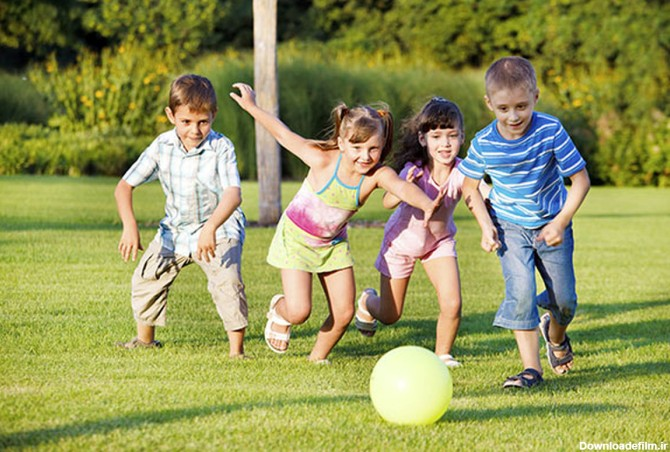
#> input picture photo.jpg, 670 x 452 px
$ python COUNT_human.py
#> lines starting #> are read from the running program, lines starting #| are printed output that depends on the picture
#authors:alireza farmani, alimohammad faghedi heris , yousef haji ali labbaf


import cv2

# Load the pre-trained human detection model
human_cascade = cv2.CascadeClassifier('haarcascade_fullbody.xml')

def count_humans(image_path):
    # Read the image
#> called with image_path = 'photo.jpg'
    image = cv2.imread(image_path)
#> image is the input picture: shape (452, 670, 3); mean B, G, R 90.3, 150, 147.8

    # Convert the image to grayscale
    gray = cv2.cvtColor(image, cv2.COLOR_BGR2GRAY)
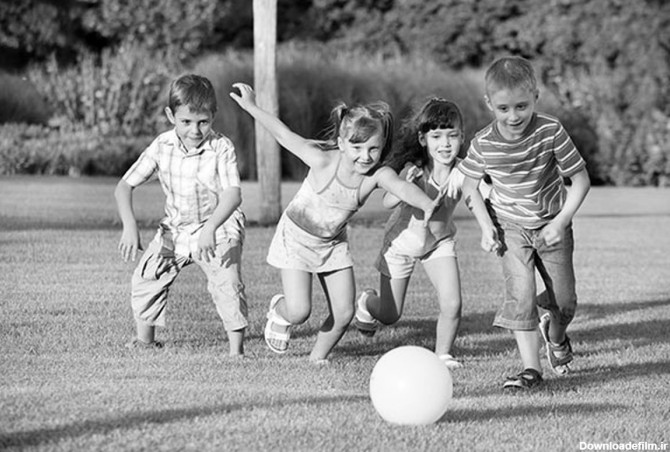
#> gray: shape (452, 670); min 0, max 255, mean 142.5

    # Detect humans in the image
    humans = human_cascade.detectMultiScale(gray, scaleFactor=1.1, minNeighbors=5, minSize=(30, 30))
#> humans = ()

    # Print the number of humans detected

    print("Number of humans detected:", len(humans))
#| Number of humans detected: 0

# Call the function with the image path

count_humans('photo.jpg')


#توضیحات :این کد با همکاری علیرضا فرمانی وعلیمحمد فاقدی هریس و یوسف حاجی علی لباف ساخته شده است

#این کد تعداد انسان های موجود در یک تصویر را میشمارد وان را در خروجی چاپ میکند

#  قابل ذکر است برای شمارش درست کافی است که  فایل ایکس ام ال موجود در گیت هاب را دانلود کرده و سپس هم کد و هم این فایل و فایل عکس را در یک پوشه قرر داده و سپس برنامه را اجرا کنیم
